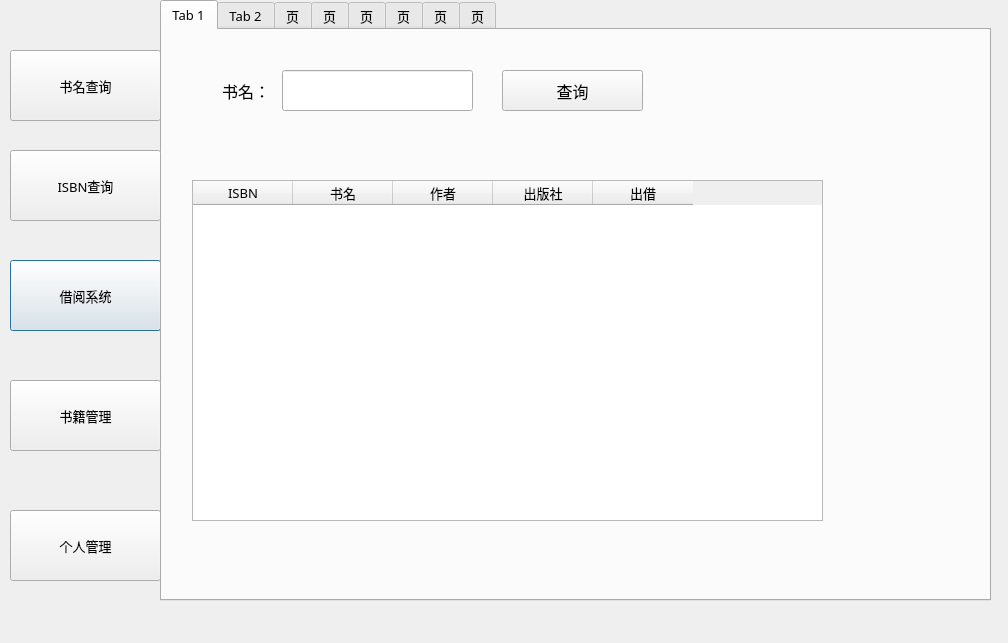
<?xml version="1.0" encoding="UTF-8"?>
<ui version="4.0">
 <class>administrator</class>
 <widget class="QDialog" name="administrator">
  <property name="geometry">
   <rect>
    <x>0</x>
    <y>0</y>
    <width>1008</width>
    <height>643</height>
   </rect>
  </property>
  <property name="font">
   <font>
    <family>Microsoft YaHei</family>
    <pointsize>10</pointsize>
   </font>
  </property>
  <property name="windowTitle">
   <string>图书管理员系统</string>
  </property>
  <widget class="QPushButton" name="borrowButton">
   <property name="geometry">
    <rect>
     <x>10</x>
     <y>260</y>
     <width>151</width>
     <height>71</height>
    </rect>
   </property>
   <property name="text">
    <string>借阅系统</string>
   </property>
  </widget>
  <widget class="QPushButton" name="userButton">
   <property name="geometry">
    <rect>
     <x>10</x>
     <y>510</y>
     <width>151</width>
     <height>71</height>
    </rect>
   </property>
   <property name="text">
    <string>个人管理</string>
   </property>
  </widget>
  <widget class="QPushButton" name="pushButton">
   <property name="geometry">
    <rect>
     <x>10</x>
     <y>50</y>
     <width>151</width>
     <height>71</height>
    </rect>
   </property>
   <property name="text">
    <string>书名查询</string>
   </property>
  </widget>
  <widget class="QTabWidget" name="tabWidget_2">
   <property name="geometry">
    <rect>
     <x>160</x>
     <y>0</y>
     <width>831</width>
     <height>601</height>
    </rect>
   </property>
   <property name="currentIndex">
    <number>0</number>
   </property>
   <widget class="QWidget" name="tab">
    <attribute name="title">
     <string>Tab 1</string>
    </attribute>
    <widget class="QLabel" name="label">
     <property name="geometry">
      <rect>
       <x>60</x>
       <y>40</y>
       <width>61</width>
       <height>41</height>
      </rect>
     </property>
     <property name="font">
      <font>
       <family>Microsoft YaHei</family>
       <pointsize>12</pointsize>
      </font>
     </property>
     <property name="text">
      <string>书名：</string>
     </property>
    </widget>
    <widget class="QLineEdit" name="name_search_text">
     <property name="geometry">
      <rect>
       <x>120</x>
       <y>40</y>
       <width>191</width>
       <height>41</height>
      </rect>
     </property>
    </widget>
    <widget class="QPushButton" name="name_search_button">
     <property name="geometry">
      <rect>
       <x>340</x>
       <y>40</y>
       <width>141</width>
       <height>41</height>
      </rect>
     </property>
     <property name="font">
      <font>
       <family>Microsoft YaHei</family>
       <pointsize>12</pointsize>
      </font>
     </property>
     <property name="text">
      <string>查询</string>
     </property>
    </widget>
    <widget class="QTableWidget" name="name_search_table">
     <property name="geometry">
      <rect>
       <x>30</x>
       <y>150</y>
       <width>631</width>
       <height>341</height>
      </rect>
     </property>
     <column>
      <property name="text">
       <string>ISBN</string>
      </property>
     </column>
     <column>
      <property name="text">
       <string>书名</string>
      </property>
     </column>
     <column>
      <property name="text">
       <string>作者</string>
      </property>
     </column>
     <column>
      <property name="text">
       <string>出版社</string>
      </property>
     </column>
     <column>
      <property name="text">
       <string>出借</string>
      </property>
     </column>
    </widget>
   </widget>
   <widget class="QWidget" name="tab_2">
    <attribute name="title">
     <string>Tab 2</string>
    </attribute>
    <widget class="QLabel" name="label_2">
     <property name="geometry">
      <rect>
       <x>60</x>
       <y>90</y>
       <width>72</width>
       <height>15</height>
      </rect>
     </property>
     <property name="font">
      <font>
       <family>Microsoft YaHei</family>
       <pointsize>12</pointsize>
      </font>
     </property>
     <property name="text">
      <string>ISBN:</string>
     </property>
    </widget>
    <widget class="QLineEdit" name="ISBN_search_text">
     <property name="geometry">
      <rect>
       <x>120</x>
       <y>80</y>
       <width>181</width>
       <height>41</height>
      </rect>
     </property>
    </widget>
    <widget class="QPushButton" name="ISBN_search_button">
     <property name="geometry">
      <rect>
       <x>330</x>
       <y>80</y>
       <width>131</width>
       <height>41</height>
      </rect>
     </property>
     <property name="font">
      <font>
       <family>Microsoft YaHei</family>
       <pointsize>12</pointsize>
      </font>
     </property>
     <property name="text">
      <string>查询</string>
     </property>
    </widget>
    <widget class="QPlainTextEdit" name="ISBN_decription">
     <property name="geometry">
      <rect>
       <x>60</x>
       <y>190</y>
       <width>441</width>
       <height>291</height>
      </rect>
     </property>
    </widget>
    <widget class="QLabel" name="label_3">
     <property name="geometry">
      <rect>
       <x>50</x>
       <y>150</y>
       <width>72</width>
       <height>31</height>
      </rect>
     </property>
     <property name="text">
      <string>简介：</string>
     </property>
    </widget>
    <widget class="QLabel" name="label_4">
     <property name="geometry">
      <rect>
       <x>550</x>
       <y>150</y>
       <width>72</width>
       <height>31</height>
      </rect>
     </property>
     <property name="text">
      <string>书  名：</string>
     </property>
    </widget>
    <widget class="QLineEdit" name="ISBN_book_name">
     <property name="geometry">
      <rect>
       <x>620</x>
       <y>150</y>
       <width>181</width>
       <height>41</height>
      </rect>
     </property>
    </widget>
    <widget class="QLabel" name="label_5">
     <property name="geometry">
      <rect>
       <x>550</x>
       <y>250</y>
       <width>72</width>
       <height>15</height>
      </rect>
     </property>
     <property name="text">
      <string>作  者：</string>
     </property>
    </widget>
    <widget class="QLabel" name="label_6">
     <property name="geometry">
      <rect>
       <x>550</x>
       <y>330</y>
       <width>72</width>
       <height>15</height>
      </rect>
     </property>
     <property name="text">
      <string>出版社：</string>
     </property>
    </widget>
    <widget class="QLabel" name="label_7">
     <property name="geometry">
      <rect>
       <x>550</x>
       <y>420</y>
       <width>72</width>
       <height>15</height>
      </rect>
     </property>
     <property name="text">
      <string>在  馆：</string>
     </property>
    </widget>
    <widget class="QLineEdit" name="ISBN_author">
     <property name="geometry">
      <rect>
       <x>620</x>
       <y>240</y>
       <width>181</width>
       <height>41</height>
      </rect>
     </property>
    </widget>
    <widget class="QLineEdit" name="ISBN_publisher">
     <property name="geometry">
      <rect>
       <x>620</x>
       <y>320</y>
       <width>181</width>
       <height>41</height>
      </rect>
     </property>
    </widget>
    <widget class="QLineEdit" name="ISBN_onlibrary">
     <property name="geometry">
      <rect>
       <x>620</x>
       <y>410</y>
       <width>181</width>
       <height>41</height>
      </rect>
     </property>
    </widget>
   </widget>
   <widget class="QWidget" name="tab_3">
    <attribute name="title">
     <string>页</string>
    </attribute>
    <widget class="QTableWidget" name="borrow_book_table">
     <property name="geometry">
      <rect>
       <x>20</x>
       <y>280</y>
       <width>771</width>
       <height>231</height>
      </rect>
     </property>
     <column>
      <property name="text">
       <string>学生学号</string>
      </property>
     </column>
     <column>
      <property name="text">
       <string>ISBN</string>
      </property>
     </column>
     <column>
      <property name="text">
       <string>书名</string>
      </property>
     </column>
     <column>
      <property name="text">
       <string>申请</string>
      </property>
     </column>
     <column>
      <property name="text">
       <string>开始时间</string>
      </property>
     </column>
     <column>
      <property name="text">
       <string>结束时间</string>
      </property>
     </column>
    </widget>
    <widget class="QLabel" name="label_8">
     <property name="geometry">
      <rect>
       <x>60</x>
       <y>130</y>
       <width>72</width>
       <height>31</height>
      </rect>
     </property>
     <property name="font">
      <font>
       <family>Microsoft YaHei</family>
       <pointsize>12</pointsize>
      </font>
     </property>
     <property name="text">
      <string>ISBN:</string>
     </property>
    </widget>
    <widget class="QLineEdit" name="borrow_ISBN">
     <property name="geometry">
      <rect>
       <x>120</x>
       <y>120</y>
       <width>201</width>
       <height>41</height>
      </rect>
     </property>
    </widget>
    <widget class="QPushButton" name="borrow_yes_button">
     <property name="geometry">
      <rect>
       <x>410</x>
       <y>120</y>
       <width>101</width>
       <height>41</height>
      </rect>
     </property>
     <property name="text">
      <string>同意</string>
     </property>
    </widget>
    <widget class="QPushButton" name="borrow_no_button">
     <property name="geometry">
      <rect>
       <x>560</x>
       <y>120</y>
       <width>101</width>
       <height>41</height>
      </rect>
     </property>
     <property name="text">
      <string>拒绝</string>
     </property>
    </widget>
    <widget class="QLabel" name="label_9">
     <property name="geometry">
      <rect>
       <x>80</x>
       <y>220</y>
       <width>141</width>
       <height>31</height>
      </rect>
     </property>
     <property name="text">
      <string>学生借阅归还申请：</string>
     </property>
    </widget>
    <widget class="QPushButton" name="record_button">
     <property name="geometry">
      <rect>
       <x>670</x>
       <y>20</y>
       <width>131</width>
       <height>51</height>
      </rect>
     </property>
     <property name="text">
      <string>操作记录</string>
     </property>
    </widget>
   </widget>
   <widget class="QWidget" name="tab_6">
    <attribute name="title">
     <string>页</string>
    </attribute>
    <widget class="QPushButton" name="check_book_button">
     <property name="geometry">
      <rect>
       <x>230</x>
       <y>170</y>
       <width>201</width>
       <height>61</height>
      </rect>
     </property>
     <property name="font">
      <font>
       <family>Microsoft YaHei</family>
       <pointsize>12</pointsize>
      </font>
     </property>
     <property name="text">
      <string>查看书籍全部情况</string>
     </property>
    </widget>
    <widget class="QPushButton" name="modify_book">
     <property name="geometry">
      <rect>
       <x>230</x>
       <y>290</y>
       <width>201</width>
       <height>61</height>
      </rect>
     </property>
     <property name="font">
      <font>
       <family>Microsoft YaHei</family>
       <pointsize>12</pointsize>
      </font>
     </property>
     <property name="text">
      <string>修改图书</string>
     </property>
    </widget>
   </widget>
   <widget class="QWidget" name="tab_7">
    <attribute name="title">
     <string>页</string>
    </attribute>
    <widget class="QTableWidget" name="book_search_table">
     <property name="geometry">
      <rect>
       <x>50</x>
       <y>20</y>
       <width>631</width>
       <height>341</height>
      </rect>
     </property>
     <column>
      <property name="text">
       <string>ISBN</string>
      </property>
     </column>
     <column>
      <property name="text">
       <string>书名</string>
      </property>
     </column>
     <column>
      <property name="text">
       <string>作者</string>
      </property>
     </column>
     <column>
      <property name="text">
       <string>出版社</string>
      </property>
     </column>
     <column>
      <property name="text">
       <string>在馆</string>
      </property>
     </column>
    </widget>
    <widget class="QPushButton" name="all_book_button">
     <property name="geometry">
      <rect>
       <x>70</x>
       <y>450</y>
       <width>131</width>
       <height>51</height>
      </rect>
     </property>
     <property name="text">
      <string>全部书籍</string>
     </property>
    </widget>
    <widget class="QPushButton" name="onlibrary_button">
     <property name="geometry">
      <rect>
       <x>270</x>
       <y>450</y>
       <width>131</width>
       <height>51</height>
      </rect>
     </property>
     <property name="text">
      <string>在馆书籍</string>
     </property>
    </widget>
    <widget class="QPushButton" name="borrow_book_button">
     <property name="geometry">
      <rect>
       <x>480</x>
       <y>450</y>
       <width>131</width>
       <height>51</height>
      </rect>
     </property>
     <property name="text">
      <string>借阅书籍</string>
     </property>
    </widget>
    <widget class="QPushButton" name="export_day">
     <property name="geometry">
      <rect>
       <x>690</x>
       <y>30</y>
       <width>131</width>
       <height>41</height>
      </rect>
     </property>
     <property name="text">
      <string>导出</string>
     </property>
    </widget>
   </widget>
   <widget class="QWidget" name="tab_5">
    <attribute name="title">
     <string>页</string>
    </attribute>
    <widget class="QTabWidget" name="tabWidget">
     <property name="geometry">
      <rect>
       <x>0</x>
       <y>0</y>
       <width>831</width>
       <height>561</height>
      </rect>
     </property>
     <property name="currentIndex">
      <number>1</number>
     </property>
     <widget class="QWidget" name="tab_10">
      <attribute name="title">
       <string>添加图书</string>
      </attribute>
      <widget class="QLabel" name="label_33">
       <property name="geometry">
        <rect>
         <x>510</x>
         <y>80</y>
         <width>72</width>
         <height>15</height>
        </rect>
       </property>
       <property name="font">
        <font>
         <family>Microsoft YaHei</family>
         <pointsize>10</pointsize>
        </font>
       </property>
       <property name="text">
        <string>ISBN:</string>
       </property>
      </widget>
      <widget class="QLabel" name="label_34">
       <property name="geometry">
        <rect>
         <x>510</x>
         <y>320</y>
         <width>72</width>
         <height>15</height>
        </rect>
       </property>
       <property name="text">
        <string>出版社：</string>
       </property>
      </widget>
      <widget class="QLabel" name="label_35">
       <property name="geometry">
        <rect>
         <x>510</x>
         <y>240</y>
         <width>72</width>
         <height>15</height>
        </rect>
       </property>
       <property name="text">
        <string>作  者：</string>
       </property>
      </widget>
      <widget class="QLineEdit" name="add_ISBN_text">
       <property name="geometry">
        <rect>
         <x>580</x>
         <y>70</y>
         <width>181</width>
         <height>41</height>
        </rect>
       </property>
      </widget>
      <widget class="QPlainTextEdit" name="add_book_description">
       <property name="geometry">
        <rect>
         <x>20</x>
         <y>70</y>
         <width>441</width>
         <height>381</height>
        </rect>
       </property>
      </widget>
      <widget class="QLineEdit" name="add_book_name">
       <property name="geometry">
        <rect>
         <x>580</x>
         <y>140</y>
         <width>181</width>
         <height>41</height>
        </rect>
       </property>
      </widget>
      <widget class="QLineEdit" name="add_author">
       <property name="geometry">
        <rect>
         <x>580</x>
         <y>230</y>
         <width>181</width>
         <height>41</height>
        </rect>
       </property>
      </widget>
      <widget class="QLineEdit" name="add_publisher">
       <property name="geometry">
        <rect>
         <x>580</x>
         <y>310</y>
         <width>181</width>
         <height>41</height>
        </rect>
       </property>
      </widget>
      <widget class="QLabel" name="label_36">
       <property name="geometry">
        <rect>
         <x>10</x>
         <y>30</y>
         <width>72</width>
         <height>31</height>
        </rect>
       </property>
       <property name="text">
        <string>简介：</string>
       </property>
      </widget>
      <widget class="QLabel" name="label_37">
       <property name="geometry">
        <rect>
         <x>510</x>
         <y>140</y>
         <width>72</width>
         <height>31</height>
        </rect>
       </property>
       <property name="text">
        <string>书  名：</string>
       </property>
      </widget>
      <widget class="QPushButton" name="add_book_button">
       <property name="geometry">
        <rect>
         <x>580</x>
         <y>410</y>
         <width>131</width>
         <height>41</height>
        </rect>
       </property>
       <property name="font">
        <font>
         <family>Microsoft YaHei</family>
         <pointsize>12</pointsize>
        </font>
       </property>
       <property name="text">
        <string>添加</string>
       </property>
      </widget>
     </widget>
     <widget class="QWidget" name="tab_11">
      <attribute name="title">
       <string>修改图书</string>
      </attribute>
      <widget class="QPlainTextEdit" name="editor_book_description">
       <property name="geometry">
        <rect>
         <x>30</x>
         <y>140</y>
         <width>441</width>
         <height>291</height>
        </rect>
       </property>
      </widget>
      <widget class="QLineEdit" name="editor_publisher">
       <property name="geometry">
        <rect>
         <x>590</x>
         <y>270</y>
         <width>181</width>
         <height>41</height>
        </rect>
       </property>
      </widget>
      <widget class="QPushButton" name="editor_save_button">
       <property name="geometry">
        <rect>
         <x>610</x>
         <y>440</y>
         <width>141</width>
         <height>51</height>
        </rect>
       </property>
       <property name="text">
        <string>保存</string>
       </property>
      </widget>
      <widget class="QLabel" name="label_38">
       <property name="geometry">
        <rect>
         <x>520</x>
         <y>370</y>
         <width>72</width>
         <height>15</height>
        </rect>
       </property>
       <property name="text">
        <string>在  馆：</string>
       </property>
      </widget>
      <widget class="QLabel" name="label_39">
       <property name="geometry">
        <rect>
         <x>520</x>
         <y>100</y>
         <width>72</width>
         <height>31</height>
        </rect>
       </property>
       <property name="text">
        <string>书  名：</string>
       </property>
      </widget>
      <widget class="QLineEdit" name="editor_author">
       <property name="geometry">
        <rect>
         <x>590</x>
         <y>190</y>
         <width>181</width>
         <height>41</height>
        </rect>
       </property>
      </widget>
      <widget class="QLineEdit" name="editor_book_name">
       <property name="geometry">
        <rect>
         <x>590</x>
         <y>100</y>
         <width>181</width>
         <height>41</height>
        </rect>
       </property>
      </widget>
      <widget class="QLabel" name="label_40">
       <property name="geometry">
        <rect>
         <x>520</x>
         <y>200</y>
         <width>72</width>
         <height>15</height>
        </rect>
       </property>
       <property name="text">
        <string>作  者：</string>
       </property>
      </widget>
      <widget class="QPushButton" name="editor_search_button">
       <property name="geometry">
        <rect>
         <x>300</x>
         <y>30</y>
         <width>131</width>
         <height>41</height>
        </rect>
       </property>
       <property name="font">
        <font>
         <family>Microsoft YaHei</family>
         <pointsize>12</pointsize>
        </font>
       </property>
       <property name="text">
        <string>查询</string>
       </property>
      </widget>
      <widget class="QLabel" name="label_41">
       <property name="geometry">
        <rect>
         <x>20</x>
         <y>100</y>
         <width>72</width>
         <height>31</height>
        </rect>
       </property>
       <property name="text">
        <string>简介：</string>
       </property>
      </widget>
      <widget class="QLineEdit" name="editor_onlibrary">
       <property name="geometry">
        <rect>
         <x>590</x>
         <y>360</y>
         <width>181</width>
         <height>41</height>
        </rect>
       </property>
      </widget>
      <widget class="QLineEdit" name="editor_search_text">
       <property name="geometry">
        <rect>
         <x>90</x>
         <y>30</y>
         <width>181</width>
         <height>41</height>
        </rect>
       </property>
      </widget>
      <widget class="QLabel" name="label_42">
       <property name="geometry">
        <rect>
         <x>30</x>
         <y>40</y>
         <width>51</width>
         <height>16</height>
        </rect>
       </property>
       <property name="font">
        <font>
         <family>Microsoft YaHei</family>
         <pointsize>12</pointsize>
        </font>
       </property>
       <property name="text">
        <string>ISBN:</string>
       </property>
      </widget>
      <widget class="QLabel" name="label_43">
       <property name="geometry">
        <rect>
         <x>520</x>
         <y>280</y>
         <width>72</width>
         <height>15</height>
        </rect>
       </property>
       <property name="text">
        <string>出版社：</string>
       </property>
      </widget>
     </widget>
     <widget class="QWidget" name="tab_12">
      <attribute name="title">
       <string>删除图书</string>
      </attribute>
      <widget class="QPlainTextEdit" name="delete_book_description">
       <property name="geometry">
        <rect>
         <x>30</x>
         <y>140</y>
         <width>441</width>
         <height>291</height>
        </rect>
       </property>
      </widget>
      <widget class="QLineEdit" name="delete_publisher">
       <property name="geometry">
        <rect>
         <x>590</x>
         <y>270</y>
         <width>181</width>
         <height>41</height>
        </rect>
       </property>
      </widget>
      <widget class="QPushButton" name="delete_book_button">
       <property name="geometry">
        <rect>
         <x>610</x>
         <y>440</y>
         <width>141</width>
         <height>51</height>
        </rect>
       </property>
       <property name="text">
        <string>删除</string>
       </property>
      </widget>
      <widget class="QLabel" name="label_44">
       <property name="geometry">
        <rect>
         <x>520</x>
         <y>370</y>
         <width>72</width>
         <height>15</height>
        </rect>
       </property>
       <property name="text">
        <string>在  馆：</string>
       </property>
      </widget>
      <widget class="QLabel" name="label_45">
       <property name="geometry">
        <rect>
         <x>520</x>
         <y>100</y>
         <width>72</width>
         <height>31</height>
        </rect>
       </property>
       <property name="text">
        <string>书  名：</string>
       </property>
      </widget>
      <widget class="QLineEdit" name="delete_author">
       <property name="geometry">
        <rect>
         <x>590</x>
         <y>190</y>
         <width>181</width>
         <height>41</height>
        </rect>
       </property>
      </widget>
      <widget class="QLineEdit" name="delete_book_name">
       <property name="geometry">
        <rect>
         <x>590</x>
         <y>100</y>
         <width>181</width>
         <height>41</height>
        </rect>
       </property>
      </widget>
      <widget class="QLabel" name="label_46">
       <property name="geometry">
        <rect>
         <x>520</x>
         <y>200</y>
         <width>72</width>
         <height>15</height>
        </rect>
       </property>
       <property name="text">
        <string>作  者：</string>
       </property>
      </widget>
      <widget class="QPushButton" name="delete_search_button">
       <property name="geometry">
        <rect>
         <x>300</x>
         <y>30</y>
         <width>131</width>
         <height>41</height>
        </rect>
       </property>
       <property name="font">
        <font>
         <family>Microsoft YaHei</family>
         <pointsize>12</pointsize>
        </font>
       </property>
       <property name="text">
        <string>查询</string>
       </property>
      </widget>
      <widget class="QLabel" name="label_47">
       <property name="geometry">
        <rect>
         <x>20</x>
         <y>100</y>
         <width>72</width>
         <height>31</height>
        </rect>
       </property>
       <property name="text">
        <string>简介：</string>
       </property>
      </widget>
      <widget class="QLineEdit" name="delete_onlibrary">
       <property name="geometry">
        <rect>
         <x>590</x>
         <y>360</y>
         <width>181</width>
         <height>41</height>
        </rect>
       </property>
      </widget>
      <widget class="QLineEdit" name="delete_search_text">
       <property name="geometry">
        <rect>
         <x>90</x>
         <y>30</y>
         <width>181</width>
         <height>41</height>
        </rect>
       </property>
      </widget>
      <widget class="QLabel" name="label_48">
       <property name="geometry">
        <rect>
         <x>30</x>
         <y>40</y>
         <width>51</width>
         <height>16</height>
        </rect>
       </property>
       <property name="font">
        <font>
         <family>Microsoft YaHei</family>
         <pointsize>12</pointsize>
        </font>
       </property>
       <property name="text">
        <string>ISBN:</string>
       </property>
      </widget>
      <widget class="QLabel" name="label_49">
       <property name="geometry">
        <rect>
         <x>520</x>
         <y>280</y>
         <width>72</width>
         <height>15</height>
        </rect>
       </property>
       <property name="text">
        <string>出版社：</string>
       </property>
      </widget>
     </widget>
    </widget>
   </widget>
   <widget class="QWidget" name="tab_4">
    <attribute name="title">
     <string>页</string>
    </attribute>
    <widget class="QLabel" name="label_10">
     <property name="geometry">
      <rect>
       <x>30</x>
       <y>70</y>
       <width>72</width>
       <height>41</height>
      </rect>
     </property>
     <property name="font">
      <font>
       <family>Microsoft YaHei</family>
       <pointsize>12</pointsize>
      </font>
     </property>
     <property name="text">
      <string>工作号</string>
     </property>
    </widget>
    <widget class="QLineEdit" name="ano">
     <property name="geometry">
      <rect>
       <x>110</x>
       <y>70</y>
       <width>211</width>
       <height>41</height>
      </rect>
     </property>
    </widget>
    <widget class="QLabel" name="label_11">
     <property name="geometry">
      <rect>
       <x>50</x>
       <y>160</y>
       <width>72</width>
       <height>41</height>
      </rect>
     </property>
     <property name="font">
      <font>
       <family>Microsoft YaHei</family>
       <pointsize>12</pointsize>
      </font>
     </property>
     <property name="text">
      <string>名字</string>
     </property>
    </widget>
    <widget class="QLineEdit" name="aname">
     <property name="geometry">
      <rect>
       <x>110</x>
       <y>160</y>
       <width>211</width>
       <height>41</height>
      </rect>
     </property>
    </widget>
    <widget class="QLabel" name="label_12">
     <property name="geometry">
      <rect>
       <x>50</x>
       <y>260</y>
       <width>72</width>
       <height>41</height>
      </rect>
     </property>
     <property name="font">
      <font>
       <family>Microsoft YaHei</family>
       <pointsize>12</pointsize>
      </font>
     </property>
     <property name="text">
      <string>性别</string>
     </property>
    </widget>
    <widget class="QComboBox" name="asex">
     <property name="geometry">
      <rect>
       <x>110</x>
       <y>260</y>
       <width>211</width>
       <height>41</height>
      </rect>
     </property>
     <item>
      <property name="text">
       <string>男</string>
      </property>
     </item>
     <item>
      <property name="text">
       <string>女</string>
      </property>
     </item>
    </widget>
    <widget class="QLabel" name="label_14">
     <property name="geometry">
      <rect>
       <x>400</x>
       <y>260</y>
       <width>91</width>
       <height>41</height>
      </rect>
     </property>
     <property name="font">
      <font>
       <family>Microsoft YaHei</family>
       <pointsize>12</pointsize>
      </font>
     </property>
     <property name="text">
      <string>联系电话</string>
     </property>
    </widget>
    <widget class="QLineEdit" name="atel">
     <property name="geometry">
      <rect>
       <x>510</x>
       <y>260</y>
       <width>181</width>
       <height>41</height>
      </rect>
     </property>
    </widget>
    <widget class="QPushButton" name="administrator_save_button">
     <property name="geometry">
      <rect>
       <x>300</x>
       <y>410</y>
       <width>141</width>
       <height>51</height>
      </rect>
     </property>
     <property name="text">
      <string>保存</string>
     </property>
    </widget>
   </widget>
   <widget class="QWidget" name="tab_8">
    <attribute name="title">
     <string>页</string>
    </attribute>
    <widget class="QTableWidget" name="record_table">
     <property name="geometry">
      <rect>
       <x>40</x>
       <y>150</y>
       <width>711</width>
       <height>281</height>
      </rect>
     </property>
     <column>
      <property name="text">
       <string>工作号</string>
      </property>
     </column>
     <column>
      <property name="text">
       <string>ISBN</string>
      </property>
     </column>
     <column>
      <property name="text">
       <string>学生号</string>
      </property>
     </column>
     <column>
      <property name="text">
       <string>是否同意</string>
      </property>
     </column>
     <column>
      <property name="text">
       <string>请求</string>
      </property>
     </column>
     <column>
      <property name="text">
       <string>借阅开始时间</string>
      </property>
     </column>
     <column>
      <property name="text">
       <string>借阅结束时间</string>
      </property>
     </column>
     <column>
      <property name="text">
       <string>操作时间</string>
      </property>
     </column>
    </widget>
   </widget>
  </widget>
  <widget class="QPushButton" name="ISBNButton">
   <property name="geometry">
    <rect>
     <x>10</x>
     <y>150</y>
     <width>151</width>
     <height>71</height>
    </rect>
   </property>
   <property name="text">
    <string>ISBN查询</string>
   </property>
  </widget>
  <widget class="QPushButton" name="bookButton">
   <property name="geometry">
    <rect>
     <x>10</x>
     <y>380</y>
     <width>151</width>
     <height>71</height>
    </rect>
   </property>
   <property name="text">
    <string>书籍管理</string>
   </property>
  </widget>
 </widget>
 <resources/>
 <connections/>
</ui>
